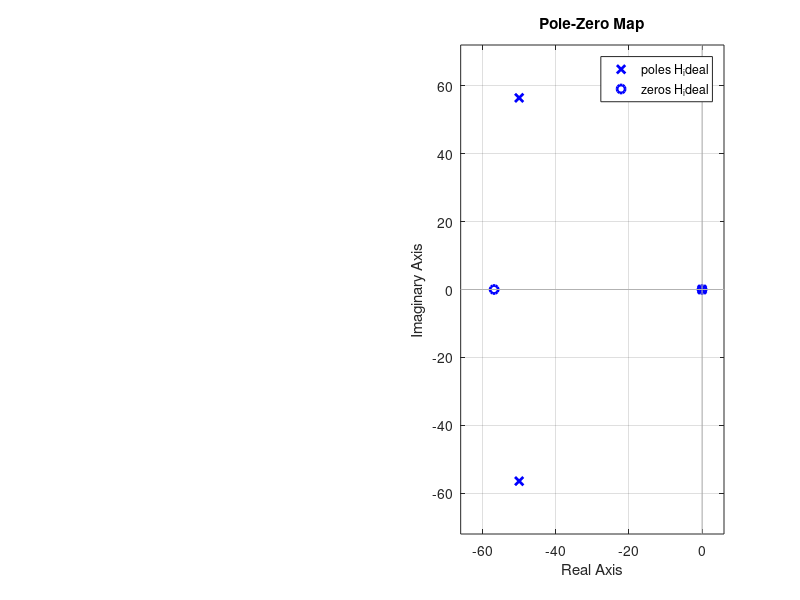

Here is the MATLAB script that generated this plot:
% UT Robomasters - Supercap Power Stage Choke/Filter Design
% Topology: 2nd Order RLC Filter (Series L, Shunt R-C Branch)

clear; clc; close all;

%% Target
f_c = 12;
omega_n = 2 * pi * f_c;

%% Components
% I think we need to build the inductor then pick a C 
L = 0.005; % PUT IN VALUE FROM LCR METER
C = 1 / (L * omega_n^2); % standard equation for Capacatance of LC lowpass

% damping resistor
R = 0.5; % THIS CAN CHANGE TO GET DESIRED RESPONCE/damping ratio

%% Damping Ratio
zeta = (R/2) * sqrt(C / L);
Q = 1 / (2 * zeta);


%% Transfer Function
s = tf('s');
% Impedance of shunt RC
Z_shunt = R + 1/(s*C);
% inductor impedance
Z_series_ideal = s*L;
H_ideal = Z_shunt / (Z_series_ideal + Z_shunt);


%% Plots
zero_freq_hz = 1 / (2 * pi * R * C);
pole_freq_hz = f_c;

fprintf('--- Filter Characteristics ---\n');
fprintf('Target Pole Frequency: %.2f Hz\n', pole_freq_hz);
fprintf('Actual Zero Frequency: %.2f Hz\n', zero_freq_hz);
fprintf('Damping Ratio (zeta): %.4f\n', zeta);
fprintf('Quality Factor (Q): %.4f\n', Q);

% Plotting
figure('Name', 'Supercap Power Stage Filter Analysis', 'Position', [100, 100, 1000, 400]);

% Plot 1: Bode Plot
subplot(1, 2, 1);
bode(H_ideal, 'b');
grid on;
title('Bode Plot (Frequency Response)');

% Plot 2: Pole-Zero Map
subplot(1, 2, 2);
pzmap(H_ideal, 'b');
grid on;
title('Pole-Zero Map');
